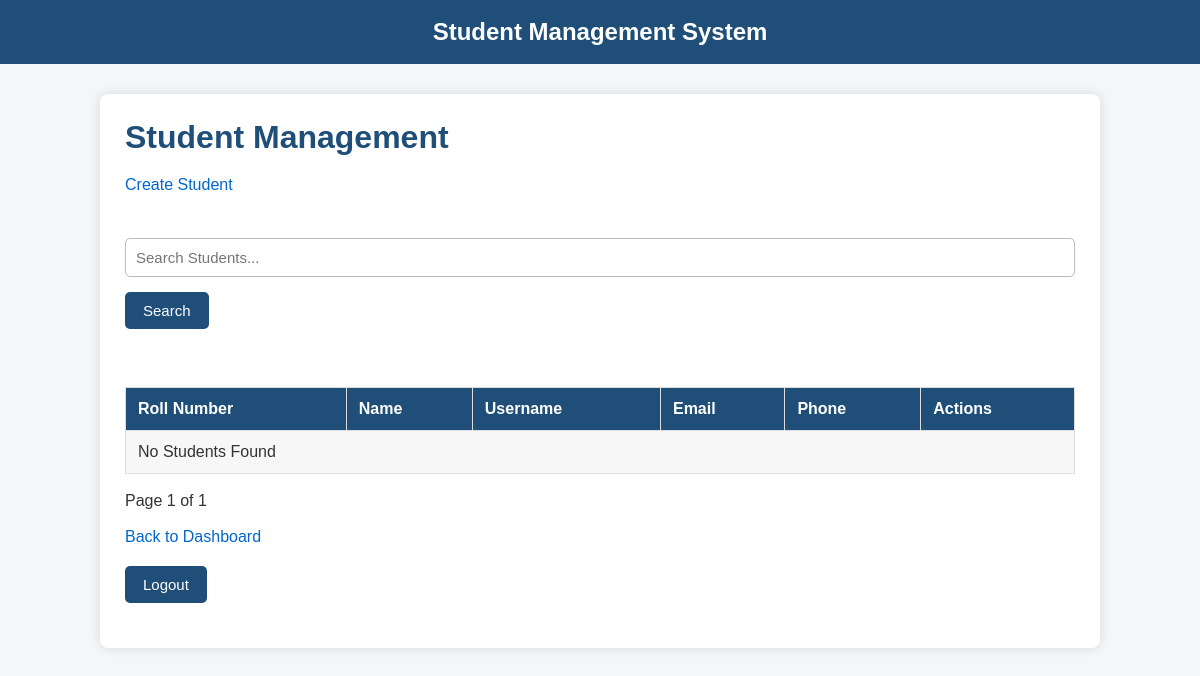
The page /students/student-list/ (signed in) on the database as committed earlier.
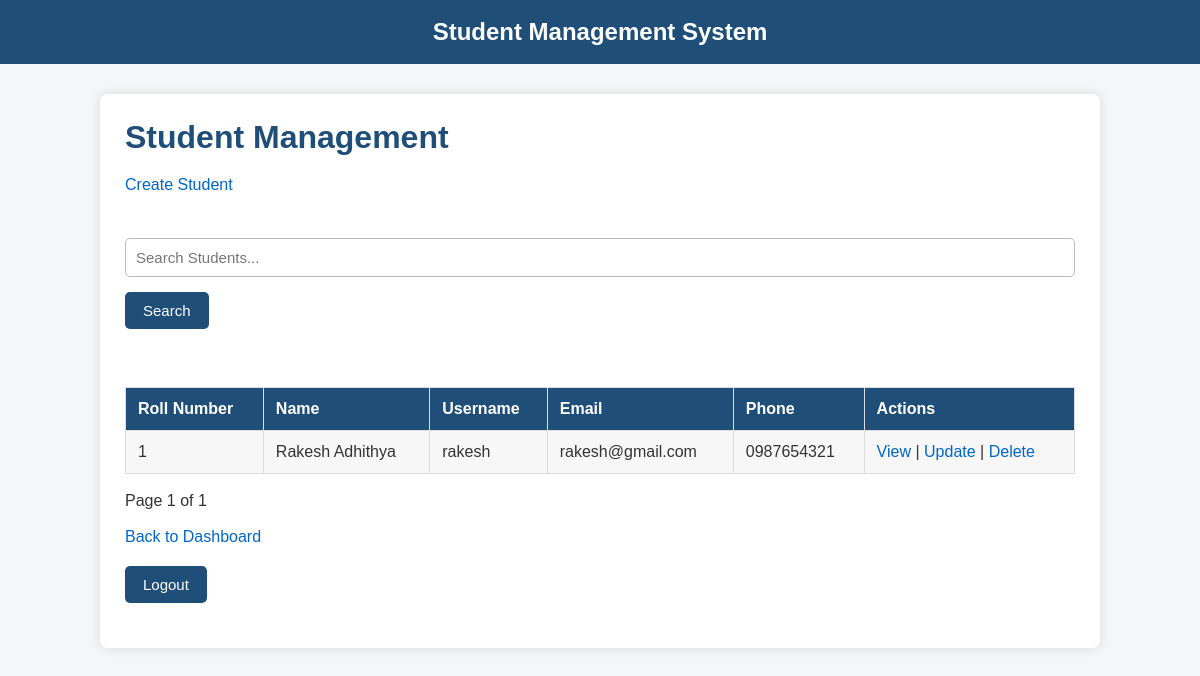
The same page on the database as committed later.
### students/models.py (models this page shows, shortened)
class Student(models.Model):
    account = models.OneToOneField(Account, on_delete=models.CASCADE, related_name='student_profile')
    roll_number = models.CharField(max_length=20, unique=True)
    phone = models.CharField(max_length=15)
    address = models.TextField()
    profile_picture = models.ImageField(upload_to='students/profiles', blank=True, null=True)
    date_of_birth = models.DateField(blank=True, null=True)
    class Meta:
        permissions = [
            ('view_student_dashboard', 'Can view student dashboard'),
            ("view_student_list", "Can view student list"),
    ]

### accounts/models.py (models this page shows, shortened)
class Account(AbstractUser):
    class Role(models.TextChoices):
        MENTOR = "MENTOR", "Mentor"    #first value for database, second value to display to user
        STUDENT = "STUDENT", "Student"
    role = models.CharField(max_length=20, choices=Role.choices, default=Role.STUDENT)

### students/views.py (the view, shortened to what this page needs)
# urls.py: path("student-list/", student_list, name="student_list"),
@permission_required("students.view_student_list", raise_exception=True)
def student_list(request):
    students = Student.objects.select_related("account")
    search = request.GET.get("search", "").strip()
    paginator = Paginator(students, 2)
    page_number = request.GET.get("page")
    page_obj = paginator.get_page(page_number)
    context = {
        "page_obj": page_obj,
        "search": search,
    }
    return render(request, "students/student_list.html", context)

### students/templates/students/student_list.html (shortened to what this page needs)
{% extends "base.html" %} {% block title %}Students{% endblock %} {% block content %}
<h1>Student Management</h1>
<a href="{% url 'student_create' %}">Create Student</a>
<br /><br />
<form method="get">
  <input type="text" name="search" placeholder="Search Students..." value="{{ search }}" />
  <button type="submit">Search</button>
</form>
<br />
<table border="1" cellpadding="8">
  <tr>
    <th>Roll Number</th>
    <th>Name</th>
    <th>Username</th>
    <th>Email</th>
    <th>Phone</th>
    <th>Actions</th>
  </tr>
  {% for student in page_obj %}
  <tr>
    <td>{{ student.roll_number }}</td>
    <td>{{ student.account.get_full_name }}</td>
    <td>{{ student.account.username }}</td>
    <td>{{ student.account.email }}</td>
    <td>{{ student.phone }}</td>
    <td>
      <a href="{% url 'student_detail' student.pk %}">View</a> |
      <a href="{% url 'student_update' student.pk %}">Update</a> |
      <a href="{% url 'student_delete' student.pk %}">Delete</a>
    </td>
  </tr>
  {% empty %}
  <tr>
    <td colspan="6">No Students Found</td>
  </tr>
  {% endfor %}
</table>
<br />
 Page {{ page_obj.number }} of {{ page_obj.paginator.num_pages }}
<br /><br />
<a href="{% url 'admin_dashboard' %}">Back to Dashboard</a>
<form method="post" action="{% url 'logout' %}">
  <button type="submit">Logout</button>
</form>
{% endblock %}

Rows that differ between the two databases and show on the page:
added Student: roll_number "1", account.get_full_name "Rakesh Adhithya", account.username "rakesh", account.email "rakesh@gmail.com", phone "0987654321"
Other text that changed with them:
text no longer shown: "No Students Found"
